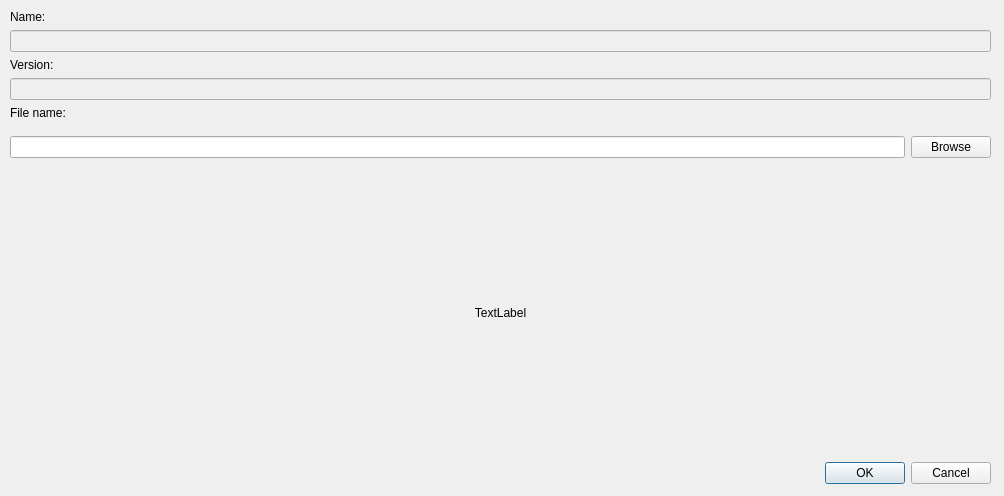
<?xml version="1.0" encoding="UTF-8"?>
<ui version="4.0">
 <class>UploadApplicationCodeDialog</class>
 <widget class="QDialog" name="UploadApplicationCodeDialog">
  <property name="geometry">
   <rect>
    <x>0</x>
    <y>0</y>
    <width>1004</width>
    <height>496</height>
   </rect>
  </property>
  <property name="windowTitle">
   <string>UploadApplicationCodeDialog</string>
  </property>
  <widget class="QDialogButtonBox" name="buttonBox">
   <property name="geometry">
    <rect>
     <x>700</x>
     <y>460</y>
     <width>291</width>
     <height>26</height>
    </rect>
   </property>
   <property name="standardButtons">
    <set>QDialogButtonBox::Cancel|QDialogButtonBox::Ok</set>
   </property>
  </widget>
  <widget class="QWidget" name="gridLayoutWidget">
   <property name="geometry">
    <rect>
     <x>10</x>
     <y>10</y>
     <width>981</width>
     <height>441</height>
    </rect>
   </property>
   <layout class="QGridLayout" name="gridLayout" rowstretch="0,0,0,0,0,0,0,0,5">
    <item row="2" column="0">
     <widget class="QLineEdit" name="nameEdit">
      <property name="enabled">
       <bool>false</bool>
      </property>
     </widget>
    </item>
    <item row="1" column="0">
     <widget class="QLabel" name="nameLabel">
      <property name="text">
       <string>Name:</string>
      </property>
     </widget>
    </item>
    <item row="3" column="0">
     <widget class="QLabel" name="versionLabel">
      <property name="text">
       <string>Version:</string>
      </property>
     </widget>
    </item>
    <item row="8" column="0">
     <widget class="QLabel" name="dropLabel">
      <property name="text">
       <string>TextLabel</string>
      </property>
      <property name="alignment">
       <set>Qt::AlignCenter</set>
      </property>
     </widget>
    </item>
    <item row="4" column="0">
     <widget class="QLineEdit" name="versionEdit">
      <property name="enabled">
       <bool>false</bool>
      </property>
     </widget>
    </item>
    <item row="7" column="0">
     <layout class="QHBoxLayout" name="horizontalLayout">
      <property name="topMargin">
       <number>10</number>
      </property>
      <property name="bottomMargin">
       <number>10</number>
      </property>
      <item>
       <widget class="QLineEdit" name="filenameEdit"/>
      </item>
      <item>
       <widget class="QPushButton" name="browseButton">
        <property name="text">
         <string>Browse</string>
        </property>
       </widget>
      </item>
     </layout>
    </item>
    <item row="5" column="0">
     <widget class="QLabel" name="filenameLabel">
      <property name="text">
       <string>File name:</string>
      </property>
     </widget>
    </item>
   </layout>
  </widget>
 </widget>
 <resources/>
 <connections/>
</ui>
